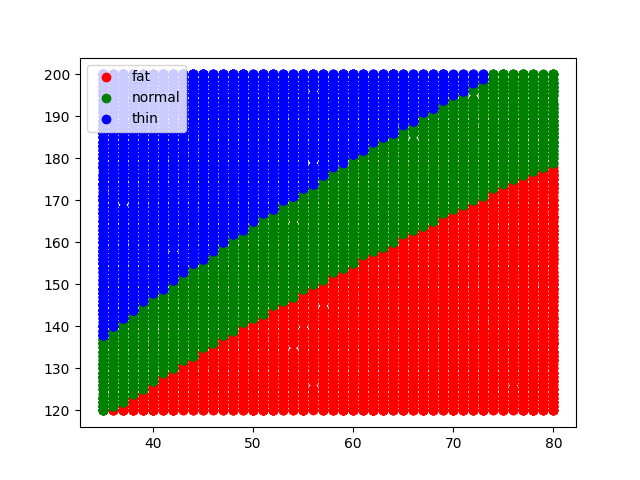

This chart was generated by the following Python code:
import matplotlib.pyplot as plt
import pandas as pd

# 키와 몸무게 데이터 읽어 들이기
tbl = pd.read_csv("bmi.csv", index_col=2)

# 그래프 그리기 시작
fig = plt.figure()
ax = fig.add_subplot(1, 1, 1)

# 서브 플롯 전용 - 지정한 레이블을 임의의 색으로 칠하기
def scatter(lbl, color):
    b = tbl.loc[lbl]
    ax.scatter(b["weight"],b["height"], c=color, label=lbl)

scatter("fat", "red")
scatter("normal", "green")
scatter("thin", "blue")

ax.legend()
plt.savefig("bmi_plot.png")
plt.show()